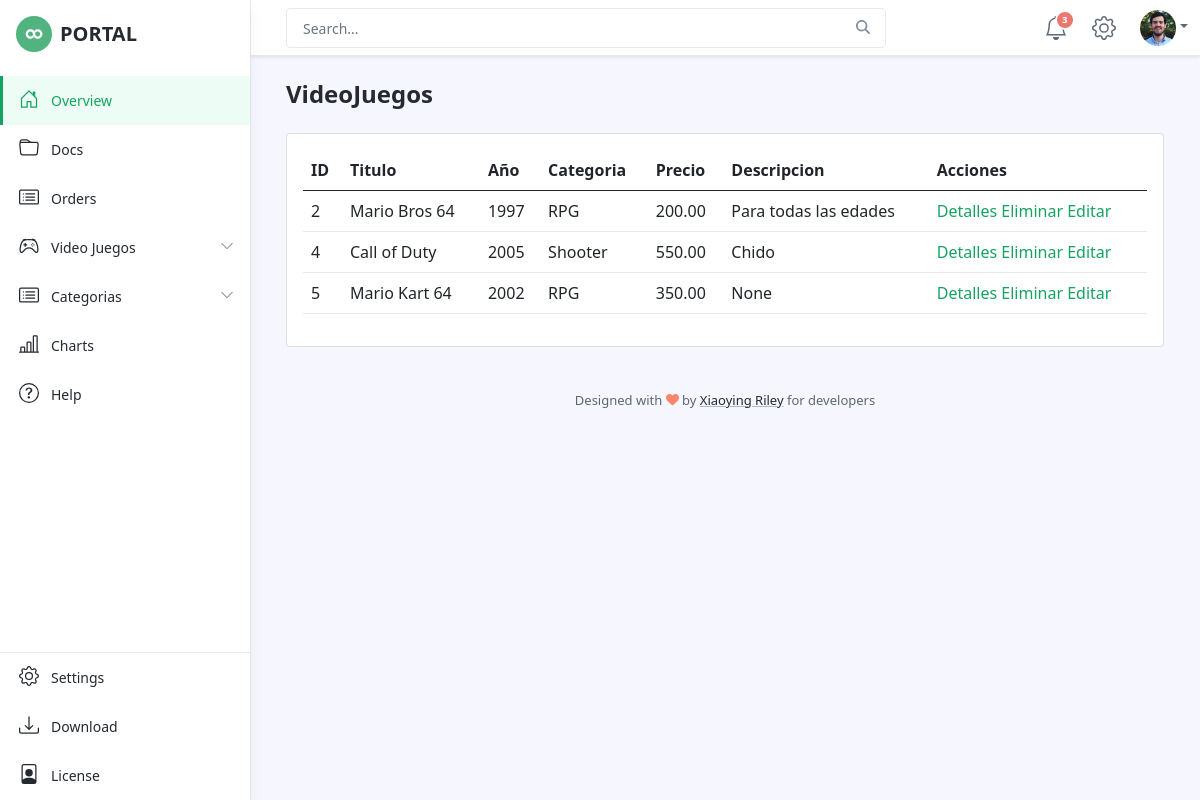
Page /videojuegos/lista/ on the earlier database version.
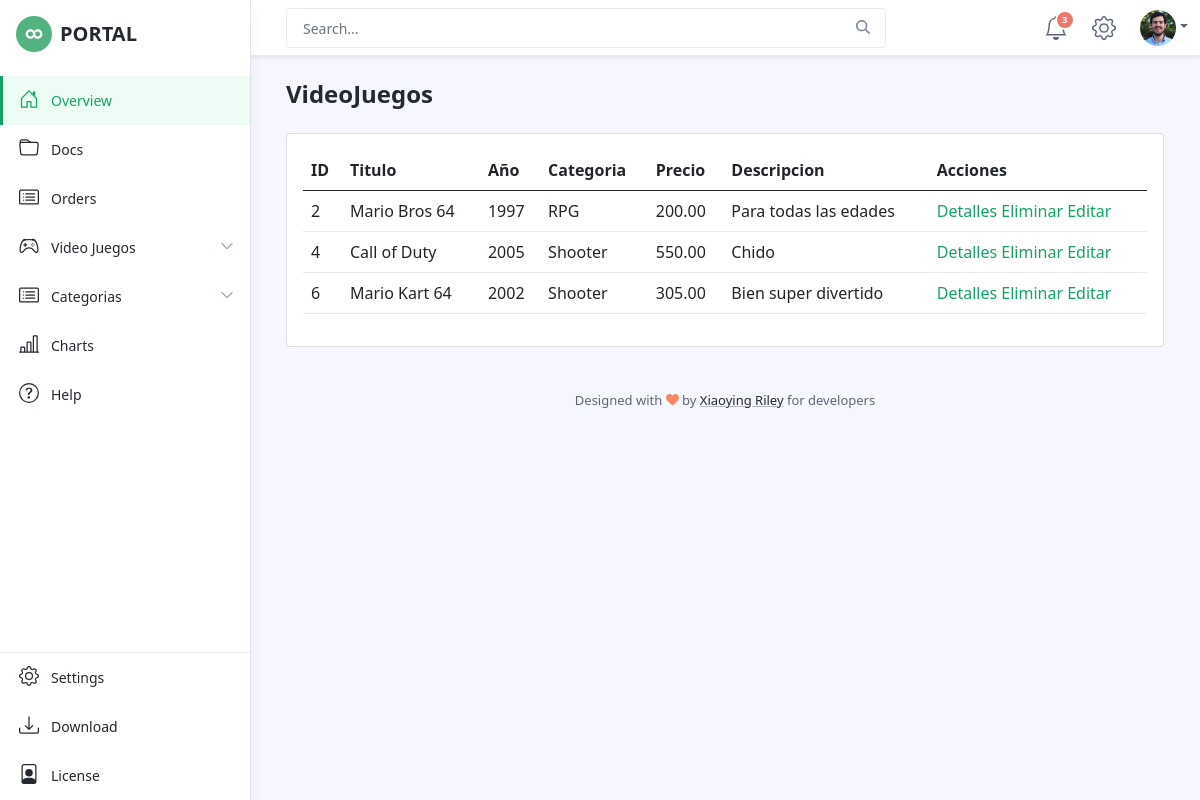
Same page on the later database version.
### videojuego/models.py (models this page shows, shortened)
class Videojuego(models.Model):
    titulo = models.CharField('Titulo', max_length=50, unique=True)
    anio = models.IntegerField('Año')
    categoria = models.ForeignKey("videojuego.Categoria", verbose_name='categoria', on_delete=models.CASCADE)
    precio = models.DecimalField(max_digits=5, decimal_places=2)
    descripcion = models.CharField('Descripción',max_length=250, null=True, blank=True)

class Categoria(models.Model):
    nombre = models.CharField(max_length=50)
    def __str__(self):
        return self.nombre

### videojuego/views.py (the view)
class VideojuegoList(ListView):
    model = Videojuego

### videojuego/templates/videojuego/videojuego_list.html (shortened to what this page needs)
{% extends 'base2.html' %}
{% block contenido %}
<h1 class="app-page-title">VideoJuegos</h1>
    <div class="card">
        <div class="card-body">
                <table class="table">
                    <thead>
                        <th>ID</th>
                        <th>Titulo</th>
                        <th>Año</th>
                        <th>Categoria</th>
                        <th>Precio</th>
                        <th>Descripcion</th>
                        <th>Acciones</th>
                    </thead>
                    <tbody>
                        {% for videojuego in object_list %}
                        <tr>
                            <td>{{videojuego.id}}</td>
                            <td>{{videojuego.titulo}}</td>
                            <td>{{videojuego.anio}}</td>
                            <td>{{videojuego.categoria}}</td>
                            <td>{{videojuego.precio}}</td>
                            <td>{{videojuego.descripcion}}</td>
                            <td>
                                <a href="{% url 'videojuego:detalles_videojuego' videojuego.id %}">Detalles</a>
                                <a href="{% url 'videojuego:eliminar_videojuego' videojuego.id %}">Eliminar</a>
                                <a href="{% url 'videojuego:editar_videojuego' videojuego.id  %}">Editar</a>
                            </td>
                        </tr>
                        {% endfor %}
                    </tbody>
                </table>
        </div>
    </div>
{% endblock contenido %}

### videojuego/templates/base2.html (shortened to what this page needs)
{% load static %}
<!DOCTYPE html>
<html lang="en">
<head>
    <link id="theme-style" rel="stylesheet" href="{% static 'css/portal.css' %}">
</head>
<body class="app">
    <header class="app-header fixed-top">
        <div class="app-header-inner">
	        <div class="container-fluid py-2">
		        <div class="app-header-content">
		            <div class="row justify-content-between align-items-center">
		            <div class="app-search-box col">
		                <form class="app-search-form">
							<input type="text" placeholder="Search..." name="search" class="form-control search-input">
							<button type="submit" class="btn search-btn btn-primary" value="Search"><i class="fas fa-search"></i></button>
				        </form>
		            </div>
		            <div class="app-utilities col-auto">
			            <div class="app-utility-item app-notifications-dropdown dropdown">
				            <a class="dropdown-toggle no-toggle-arrow" id="notifications-dropdown-toggle" data-toggle="dropdown" href="#" role="button" aria-expanded="false" title="Notifications">
					            <span class="icon-badge">3</span>
					        </a>
				        </div>
			            <div class="app-utility-item">
				            <a href="settings.html" title="Settings">
					        </a>
					    </div>
			            <div class="app-utility-item app-user-dropdown dropdown">
				            <a class="dropdown-toggle" id="user-dropdown-toggle" data-toggle="dropdown" href="#" role="button" aria-expanded="false"><img src="{% static 'images/user.png' %}" alt="user profile"></a>
			            </div>
		            </div>
		        </div>
	            </div>
	        </div>
        </div>
        <div id="app-sidepanel" class="app-sidepanel">
	        <div class="sidepanel-inner d-flex flex-column">
		        <div class="app-branding">
		            <a class="app-logo" href="index.html"><img class="logo-icon mr-2" src="{% static 'images/app-logo.svg' %}" alt="logo"><span class="logo-text">PORTAL</span></a>
		        </div>
			    <nav id="app-nav-main" class="app-nav app-nav-main flex-grow-1">
				    <ul class="app-menu list-unstyled accordion" id="menu-accordion">
					    <li class="nav-item">
					        <a class="nav-link active" href="index.html">
						        <span class="nav-icon">
						         </span>
		                         <span class="nav-link-text">Overview</span>
					        </a>
					    </li>
					    <li class="nav-item">
					        <a class="nav-link" href="docs.html">
						        <span class="nav-icon">
						         </span>
		                         <span class="nav-link-text">Docs</span>
					        </a>
					    </li>
					    <li class="nav-item">
					        <a class="nav-link" href="orders.html">
						        <span class="nav-icon">
						         </span>
		                         <span class="nav-link-text">Orders</span>
					        </a>
					    </li>
					    <li class="nav-item has-submenu">
					        <a class="nav-link submenu-toggle" href="#" data-toggle="collapse" data-target="#submenu-1" aria-expanded="false" aria-controls="submenu-1">
						        <span class="nav-icon">
						         </span>
		                         <span class="nav-link-text">Video Juegos</span>
		                         <span class="submenu-arrow">
		                             <svg width="1em" height="1em" viewBox="0 0 16 16" class="bi bi-chevron-down" fill="currentColor" xmlns="http://www.w3.org/2000/svg">
	  <path fill-rule="evenodd" d="M1.646 4.646a.5.5 0 0 1 .708 0L8 10.293l5.646-5.647a.5.5 0 0 1 .708.708l-6 6a.5.5 0 0 1-.708 0l-6-6a.5.5 0 0 1 0-.708z"/>
	</svg>
	                             </span>
					        </a>
					    </li>
					    <li class="nav-item has-submenu">
					        <a class="nav-link submenu-toggle" href="#" data-toggle="collapse" data-target="#submenu-2" aria-expanded="false" aria-controls="submenu-2">
						        <span class="nav-icon">
						         </span>
		                         <span class="nav-link-text">Categorias</span>
		                         <span class="submenu-arrow">
		                             <svg width="1em" height="1em" viewBox="0 0 16 16" class="bi bi-chevron-down" fill="currentColor" xmlns="http://www.w3.org/2000/svg">
	  <path fill-rule="evenodd" d="M1.646 4.646a.5.5 0 0 1 .708 0L8 10.293l5.646-5.647a.5.5 0 0 1 .708.708l-6 6a.5.5 0 0 1-.708 0l-6-6a.5.5 0 0 1 0-.708z"/>
	</svg>
	                             </span>
					        </a>
					    </li>
					    <li class="nav-item">
					        <a class="nav-link" href="charts.html">
						        <span class="nav-icon">
						         </span>
		                         <span class="nav-link-text">Charts</span>
					        </a>
					    </li>
					    <li class="nav-item">
					        <a class="nav-link" href="help.html">
						        <span class="nav-icon">
						         </span>
		                         <span class="nav-link-text">Help</span>
					        </a>
					    </li>
				    </ul>
			    </nav>
			    <div class="app-sidepanel-footer">
				    <nav class="app-nav app-nav-footer">
					    <ul class="app-menu footer-menu list-unstyled">
						    <li class="nav-item">
						        <a class="nav-link" href="settings.html">
							        <span class="nav-icon">
							        </span>
			                        <span class="nav-link-text">Settings</span>
						        </a>
						    </li>
						    <li class="nav-item">
						        <a class="nav-link" href="https://themes.3rdwavemedia.com/bootstrap-templates/admin-dashboard/portal-free-bootstrap-admin-dashboard-template-for-developers/">
							        <span class="nav-icon">
							        </span>
			                        <span class="nav-link-text">Download</span>
						        </a>
						    </li>
						    <li class="nav-item">
						        <a class="nav-link" href="https://themes.3rdwavemedia.com/bootstrap-templates/admin-dashboard/portal-free-bootstrap-admin-dashboard-template-for-developers/">
							        <span class="nav-icon">
							        </span>
			                        <span class="nav-link-text">License</span>
						        </a>
						    </li>
					    </ul>
				    </nav>
			    </div>
	        </div>
	    </div>
    </header>
    <div class="app-wrapper">
	    <div class="app-content pt-3 p-md-3 p-lg-4">
		    <div class="container-xl">
                {% block contenido %}
                {% endblock contenido %}
		    </div>
	    </div>
	    <footer class="app-footer">
		    <div class="container text-center py-3">
            <small class="copyright">Designed with <i class="fas fa-heart" style="color: #fb866a;"></i> by <a class="app-link" href="http://themes.3rdwavemedia.com" target="_blank">Xiaoying Riley</a> for developers</small>
		    </div>
	    </footer>
    </div>
</body>
</html>

Differences in the rows shown:
removed Videojuego: id "5", titulo "Mario Kart 64", anio "2002", categoria "RPG", precio "350.00", descripcion "None"
added Videojuego: id "6", titulo "Mario Kart 64", anio "2002", categoria "Shooter", precio "305.00", descripcion "Bien super divertido"
